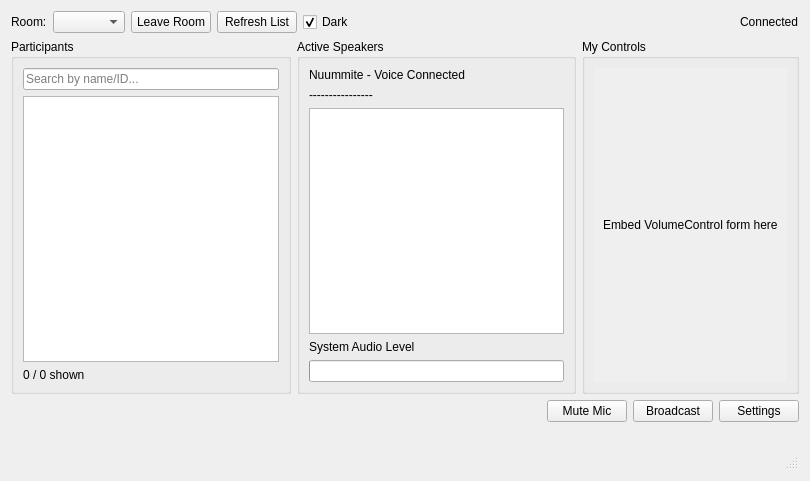
<?xml version="1.0" encoding="UTF-8"?>
<ui version="4.0">
 <class>MainWindowForm</class>
 <widget class="QWidget" name="MainWindowForm">
  <property name="geometry">
   <rect>
    <x>0</x>
    <y>0</y>
    <width>810</width>
    <height>481</height>
   </rect>
  </property>
  <property name="windowTitle">
   <string>Nuummite - Voice Chat Client</string>
  </property>
  <layout class="QVBoxLayout" name="rootLayout">
   <item>
    <layout class="QHBoxLayout" name="topToolbarLayout">
     <item>
      <widget class="QLabel" name="roomLabel">
       <property name="text">
        <string>Room:</string>
       </property>
      </widget>
     </item>
     <item>
      <widget class="QComboBox" name="roomCombo"/>
     </item>
     <item>
      <widget class="QPushButton" name="joinLeaveButton">
       <property name="text">
        <string>Leave Room</string>
       </property>
      </widget>
     </item>
     <item>
      <widget class="QPushButton" name="refreshButton">
       <property name="text">
        <string>Refresh List</string>
       </property>
      </widget>
     </item>
     <item>
      <widget class="QCheckBox" name="themeSwitch">
       <property name="text">
        <string>Dark</string>
       </property>
       <property name="checked">
        <bool>true</bool>
       </property>
       <property name="toolTip">
        <string>Toggle light/dark theme</string>
       </property>
      </widget>
     </item>
     <item>
      <spacer name="topSpacer">
       <property name="orientation">
        <enum>Qt::Horizontal</enum>
       </property>
       <property name="sizeHint" stdset="0">
        <size>
         <width>40</width>
         <height>20</height>
        </size>
       </property>
      </spacer>
     </item>
     <item>
      <widget class="QLabel" name="connectionIndicator">
       <property name="text">
        <string>Connected</string>
       </property>
      </widget>
     </item>
    </layout>
   </item>
   <item>
    <layout class="QHBoxLayout" name="contentLayout">
     <item>
      <widget class="QGroupBox" name="participantsGroup">
       <property name="title">
        <string>Participants</string>
       </property>
       <layout class="QVBoxLayout" name="participantsLayout">
        <item>
         <widget class="QLineEdit" name="searchInput">
          <property name="placeholderText">
           <string>Search by name/ID...</string>
          </property>
         </widget>
        </item>
        <item>
         <widget class="QListWidget" name="participantList"/>
        </item>
        <item>
         <widget class="QLabel" name="countLabel">
          <property name="text">
           <string>0 / 0 shown</string>
          </property>
         </widget>
        </item>
       </layout>
      </widget>
     </item>
     <item>
      <widget class="QGroupBox" name="activeSpeakersGroup">
       <property name="title">
        <string>Active Speakers</string>
       </property>
       <layout class="QVBoxLayout" name="activeLayout">
        <item>
         <widget class="QLabel" name="titleLabel">
          <property name="text">
           <string>Nuummite - Voice Connected</string>
          </property>
         </widget>
        </item>
        <item>
         <widget class="QLabel" name="activeSpeakersLabel">
          <property name="text">
           <string>----------------</string>
          </property>
         </widget>
        </item>
        <item>
         <widget class="QListWidget" name="speakerLogList"/>
        </item>
        <item>
         <widget class="QLabel" name="systemAudioLabel">
          <property name="text">
           <string>System Audio Level</string>
          </property>
         </widget>
        </item>
        <item>
         <widget class="QProgressBar" name="systemLevelBar">
          <property name="textVisible">
           <bool>false</bool>
          </property>
         </widget>
        </item>
       </layout>
      </widget>
     </item>
     <item>
     <widget class="QGroupBox" name="myControlsGroup">
      <property name="title">
       <string>My Controls</string>
      </property>
      <layout class="QVBoxLayout" name="myControlsLayout">
       <item>
        <widget class="QScrollArea" name="controlsScrollArea">
         <property name="frameShape">
          <enum>QFrame::NoFrame</enum>
         </property>
         <property name="widgetResizable">
          <bool>true</bool>
         </property>
         <widget class="QWidget" name="controlsScrollContent">
          <layout class="QVBoxLayout" name="controlsPlaceholderLayout">
           <item>
            <widget class="QLabel" name="controlsHint">
             <property name="text">
              <string>Embed VolumeControl form here</string>
             </property>
            </widget>
           </item>
          </layout>
         </widget>
        </widget>
       </item>
      </layout>
     </widget>
    </item>
   </layout>
  </item>
   <item>
    <layout class="QHBoxLayout" name="bottomToolbarLayout">
     <item>
      <spacer name="bottomSpacer">
       <property name="orientation">
        <enum>Qt::Horizontal</enum>
       </property>
       <property name="sizeHint" stdset="0">
        <size>
         <width>40</width>
         <height>20</height>
        </size>
       </property>
      </spacer>
     </item>
     <item>
      <widget class="QPushButton" name="muteButton">
       <property name="text">
        <string>Mute Mic</string>
       </property>
      </widget>
     </item>
     <item>
      <widget class="QPushButton" name="broadcastButton">
       <property name="text">
        <string>Broadcast</string>
       </property>
      </widget>
     </item>
     <item>
      <widget class="QPushButton" name="settingsButton">
       <property name="text">
        <string>Settings</string>
       </property>
      </widget>
     </item>
    </layout>
   </item>
   <item>
    <widget class="QLabel" name="warningLabel">
     <property name="text">
      <string/>
     </property>
    </widget>
   </item>
   <item>
    <widget class="QStatusBar" name="mainStatusBar"/>
   </item>
  </layout>
 </widget>
 <resources/>
 <connections/>
</ui> 
